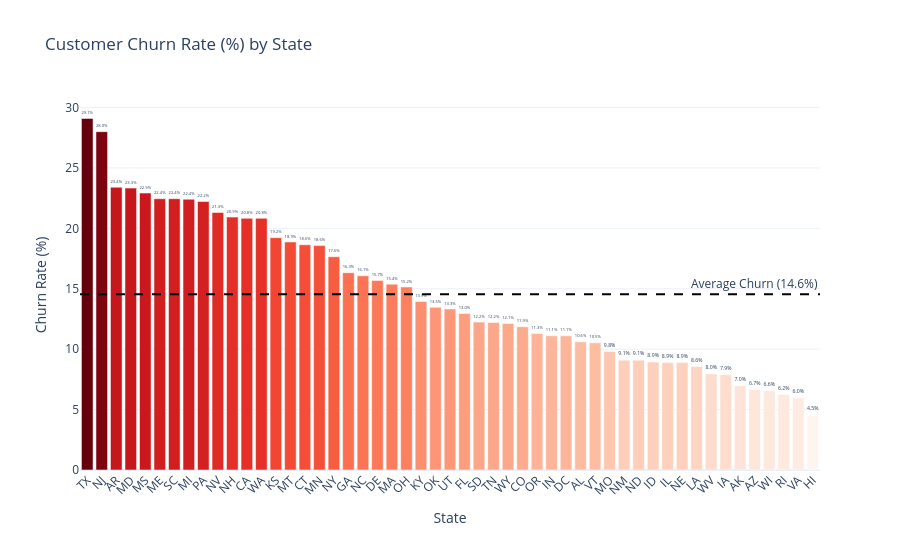

The notebook cell this image was saved under:
### Markdown cell above
* Customers with an International Plan churn at an alarming rate of 43.70% (118 churned out of 270 subscribers).
* Customers with a Voice Mail Plan churn at a low rate of 8.87% (65 churned out of 733). Customers using integrated value-added services are more tied to the carrier and harder to displace.

### Code cell
state_churn = (
    df.groupby("State")["Churn"]
    .agg(
        Total_Customers="count",
        Churned_Customers=lambda x: (x.isin([1, True])).sum()
    )
    .reset_index()
)

state_churn["Churn_Rate_%"] = (
    (state_churn["Churned_Customers"] / state_churn["Total_Customers"]) * 100
).round(2)

state_churn = state_churn.sort_values(by="Churn_Rate_%", ascending=False)

fig = px.bar(
    state_churn,
    x="State",
    y="Churn_Rate_%",
    text=state_churn["Churn_Rate_%"].apply(lambda x: f"{x:.1f}%"),
    color="Churn_Rate_%",
    color_continuous_scale="Reds",
    hover_data={
        "Total_Customers": True,
        "Churned_Customers": True,
        "Churn_Rate_%": ":.2f%"
    },
    title="Customer Churn Rate (%) by State",
    template="plotly_white"
)

overall_churn_rate = (df["Churn"].isin([1, True]).mean() * 100)
fig.add_hline(
    y=overall_churn_rate,
    line_dash="dash",
    line_color="black",
    annotation_text=f"Average Churn ({overall_churn_rate:.1f}%)",
    annotation_position="top right"
)

fig.update_traces(textposition="outside")
fig.update_layout(
    xaxis_tickangle=-45,
    yaxis_title="Churn Rate (%)",
    height=550,
    coloraxis_showscale=False
)
fig.show()

### Figure 1 — Plotly figure (JSON) as saved in the notebook; plotly's stock layout.template omitted (floating-point values rounded to 4 significant figures)
{"data": [{"customdata": [[55, 16], [50, 14], [47, 11], [60, 14], [48, 11], [49, 11], [49, 11], [58, 13], [36, 8], [61, 13], [43, 9], [24, 5], [48, 10], [52, 10], [53, 10], [59, 11], [70, 13], [68, 12], [49, 8], [56, 9], [51, 8], [52, 8], [66, 10], [43, 6], [52, 7], [60, 8], [54, 7], [49, 6], [41, 5], [66, 8], [59, 7], [62, 7], [54, 6], [45, 5], [66, 7], [57, 6], [51, 5], [44, 4], [44, 4], [56, 5], [45, 4], [45, 4], [35, 3], [88, 7], [38, 3], [43, 3], [45, 3], [61, 4], [48, 3], [67, 4], [44, 2]], "hovertemplate": "State=%{x}<br>Churn_Rate_%=%{marker.color:.2f%}<br>text=%{text}<br>Total_Customers=%{customdata[0]}<br>Churned_Customers=%{customdata[1]}<extra></extra>", "legendgroup": "", "marker": {"color": [29.09, 28.0, 23.4, 23.33, 22.92, 22.45, 22.45, 22.41, 22.22, 21.31, 20.93, 20.83, 20.83, 19.23, 18.87, 18.64, 18.57, 17.65, 16.33, 16.07, 15.69, 15.38, 15.15, 13.95, 13.46, 13.33, 12.96, 12.24, 12.2, 12.12, 11.86, 11.29, 11.11, 11.11, 10.61, 10.53, 9.8, 9.09, 9.09, 8.93, 8.89, 8.89, 8.57, 7.95, 7.89, 6.98, 6.67, 6.56, 6.25, 5.97, 4.55], "coloraxis": "coloraxis", "pattern": {"shape": ""}}, "name": "", "orientation": "v", "showlegend": false, "text": ["29.1%", "28.0%", "23.4%", "23.3%", "22.9%", "22.4%", "22.4%", "22.4%", "22.2%", "21.3%", "20.9%", "20.8%", "20.8%", "19.2%", "18.9%", "18.6%", "18.6%", "17.6%", "16.3%", "16.1%", "15.7%", "15.4%", "15.2%", "13.9%", "13.5%", "13.3%", "13.0%", "12.2%", "12.2%", "12.1%", "11.9%", "11.3%", "11.1%", "11.1%", "10.6%", "10.5%", "9.8%", "9.1%", "9.1%", "8.9%", "8.9%", "8.9%", "8.6%", "8.0%", "7.9%", "7.0%", "6.7%", "6.6%", "6.2%", "6.0%", "4.5%"], "textposition": "outside", "type": "bar", "x": ["TX", "NJ", "AR", "MD", "MS", "ME", "SC", "MI", "PA", "NV", "NH", "CA", "WA", "KS", "MT", "CT", "MN", "NY", "GA", "NC", "DE", "MA", "OH", "KY", "OK", "UT", "FL", "SD", "TN", "WY", "CO", "OR", "IN", "DC", "AL", "VT", "MO", "NM", "ND", "ID", "IL", "NE", "LA", "WV", "IA", "AK", "AZ", "WI", "RI", "VA", "HI"], "xaxis": "x", "y": [29.09, 28.0, 23.4, 23.33, 22.92, 22.45, 22.45, 22.41, 22.22, 21.31, 20.93, 20.83, 20.83, 19.23, 18.87, 18.64, 18.57, 17.65, 16.33, 16.07, 15.69, 15.38, 15.15, 13.95, 13.46, 13.33, 12.96, 12.24, 12.2, 12.12, 11.86, 11.29, 11.11, 11.11, 10.61, 10.53, 9.8, 9.09, 9.09, 8.93, 8.89, 8.89, 8.57, 7.95, 7.89, 6.98, 6.67, 6.56, 6.25, 5.97, 4.55], "yaxis": "y"}], "layout": {"annotations": [{"showarrow": false, "text": "Average Churn (14.6%)", "x": 1, "xanchor": "right", "xref": "x domain", "y": 14.55, "yanchor": "bottom", "yref": "y"}], "barmode": "relative", "coloraxis": {"autocolorscale": false, "colorbar": {"title": {"text": "Churn_Rate_%"}}, "colorscale": [[0, "rgb(255,245,240)"], [0.125, "rgb(254,224,210)"], [0.25, "rgb(252,187,161)"], [0.375, "rgb(252,146,114)"], [0.5, "rgb(251,106,74)"], [0.625, "rgb(239,59,44)"], [0.75, "rgb(203,24,29)"], [0.875, "rgb(165,15,21)"], [1, "rgb(103,0,13)"]], "showscale": false}, "height": 550, "legend": {"tracegroupgap": 0}, "shapes": [{"line": {"color": "black", "dash": "dash"}, "type": "line", "x0": 0, "x1": 1, "xref": "x domain", "y0": 14.55, "y1": 14.55, "yref": "y"}], "title": {"text": "Customer Churn Rate (%) by State"}, "xaxis": {"anchor": "y", "domain": [0, 1], "tickangle": -45, "title": {"text": "State"}}, "yaxis": {"anchor": "x", "domain": [0, 1], "title": {"text": "Churn Rate (%)"}}}}
